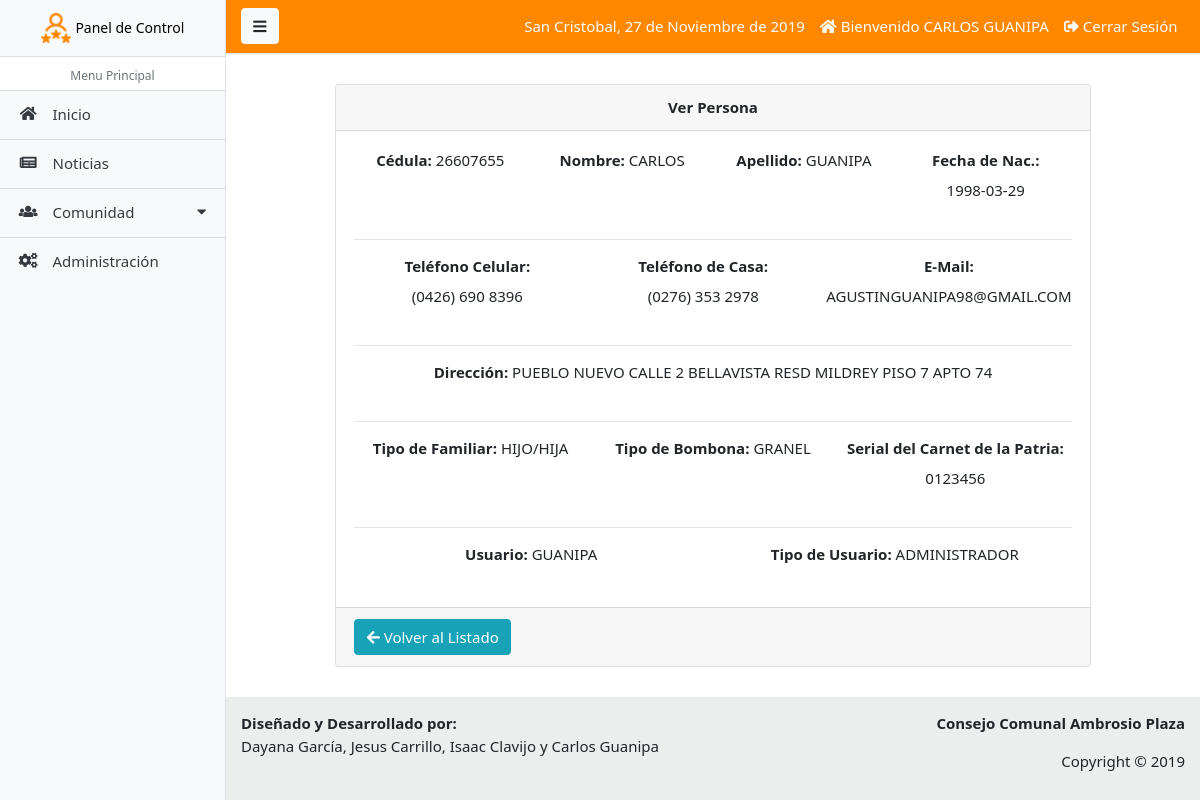
The page /paginas/persona_ver.php?id=1 (signed in) on the database its author committed.
### tables this page shows
CREATE TABLE IF NOT EXISTS `tab_per` (
  `ident_per` INT NOT NULL AUTO_INCREMENT,
  `cedul_per` INT(11) NULL,
  `nombr_per` VARCHAR(45) NULL,
  `apeli_per` VARCHAR(45) NULL,
  `fecna_per` DATE NULL,
  `telem_per` VARCHAR(45) NULL,
  `telec_per` VARCHAR(45) NULL,
  `email_per` VARCHAR(45) NULL,
  `direc_per` VARCHAR(200) NULL,
  `tifam_per` VARCHAR(45) NULL,
  `tibom_per` VARCHAR(45) NULL,
  `seria_per` VARCHAR(45) NULL,
  `usuar_per` VARCHAR(45) NULL,
  `contr_per` VARCHAR(45) NULL,
  `statu_per` CHAR(1) NULL,
  `ident_tip` INT NOT NULL,
  `ident_fam` INT NOT NULL,
  PRIMARY KEY (`ident_per`),
  INDEX `fk_tab_per_tab_tip1_idx` (`ident_tip` ASC),
  INDEX `fk_tab_per_tab_fam1_idx` (`ident_fam` ASC),
  CONSTRAINT `fk_tab_per_tab_tip1`
    FOREIGN KEY (`ident_tip`)
    REFERENCES `tab_tip` (`ident_tip`)
    ON DELETE NO ACTION
    ON UPDATE NO ACTION,
  CONSTRAINT `fk_tab_per_tab_fam1`
    FOREIGN KEY (`ident_fam`)
    REFERENCES `tab_fam` (`ident_fam`)
    ON DELETE NO ACTION
    ON UPDATE NO ACTION);

CREATE TABLE IF NOT EXISTS `tab_tip` (
  `ident_tip` INT NOT NULL AUTO_INCREMENT,
  `nombr_tip` VARCHAR(45) NULL,
  PRIMARY KEY (`ident_tip`));

### paginas/includes/funciones.php (called while the page is built, shortened)
<?php
	function fechaC(){
		$mes = array("",
			"Enero",
		  "Febrero",
		  "Marzo",
		  "Abril",
		  "Mayo",
		  "Junio",
		  "Julio",
		  "Agosto",
		  "Septiembre",
		  "Octubre",
		  "Noviembre",
		  "Diciembre");
		return date('d')." de ". $mes[date('n')] . " de " . date('Y');
	}
 ?>

### paginas/persona_ver.php (the view, shortened to what this page needs)
<?php
  require_once('includes/admin_header.php');
?>
<?php
include 'conexion.php' ;
$id = $_GET['id'];
	$query_per = mysqli_query($conexion,"SELECT u.ident_per,u.cedul_per,u.nombr_per, u.apeli_per, u.fecna_per, u.telem_per, u.telec_per, u.email_per, u.direc_per, u.tifam_per, u.tibom_per, u.seria_per, u.usuar_per, r.ident_tip, r.nombr_tip FROM tab_per u INNER JOIN tab_tip r ON u.ident_tip = r.ident_tip WHERE ident_per = '$id' AND statu_per = 1");
$result_per = mysqli_num_rows($query_per);
if ($result_per == 0)
{
	header('location: persona_lista.php');
}else{
	$data_per = mysqli_fetch_array($query_per);
	$cedul_per = $data_per['cedul_per'];
	$nombr_per = $data_per['nombr_per'];
	$apeli_per = $data_per['apeli_per'];
	$fecna_per = $data_per['fecna_per'];
	$telem_per = $data_per['telem_per'];
	$telec_per = $data_per['telec_per'];
	$email_per = $data_per['email_per'];
	$direc_per = $data_per['direc_per'];
	$tifam_per = $data_per['tifam_per'];
	$tibom_per = $data_per['tibom_per'];
	$seria_per = $data_per['seria_per'];
	$usuar_per = $data_per['usuar_per'];
}
?>
<div class="container col-lg-10">
	<div class="card text-center">
	  <div class="card-header">
	    <b>Ver Persona</b>
	  </div>
		<div class="card-body" class="justify-content-center mx-3 my-1">
		  <div class="form-row">
		  	 <div class="col form-group">
		      <label class="form-label" for="cedul_per"><b>Cédula: </b></label>
		      <label><?php echo $cedul_per; ?></label>
		    </div>
		    <div class="col form-group">
		      <label class="form-label" for="nombr_per"><b>Nombre: </b></label>
		      <label><?php echo $nombr_per; ?></label>
		    </div>
		    <div class="col form-group">
		      <label class="form-label" for="apeli_per"><b>Apellido: </b></label>
		      <label><?php echo $apeli_per; ?></label>
		    </div>
		    <div class="col form-group">
		      <label class="form-label" for="fecna_per"><b>Fecha de Nac.: </b></label>
		      <label><?php echo $fecna_per; ?></label>
		    </div>
		  </div>
		  <hr>
		  <div class="form-row">
		    <div class="col form-group">
		      <label class="form-label" for="telem_per"><b>Teléfono Celular: </b></label>
		      <label><?php echo $telem_per; ?></label>
		    </div>
		    <div class="col form-group">
		      <label class="form-label" for="telec_per"><b>Teléfono de Casa: </b></label>
		      <label><?php echo $telec_per; ?></label>
		    </div>
		    <div class="col form-group">
		      <label class="form-label" for="email_per"><b>E-Mail: </b></label>
		      <label><?php echo $email_per; ?></label>
		    </div>
		  </div>
		  <hr>
		  <div class="form-row">
		    <div class="col form-group">
		      <label class="form-label" for="usuar_per"><b>Dirección: </b></label>
		      <label><?php echo $direc_per; ?></label>
		    </div>
		  </div>
		  <hr>
		  <div class="form-row">
		  	<div class="col form-group">
		      <label class="form-label" for="tifam_per"><b>Tipo de Familiar: </b></label>
		      <label><?php echo $tifam_per; ?></label>
		    </div>
		    <div class="col form-group">
		      <label class="form-label" for="tibom_per"><b>Tipo de Bombona: </b></label>
		      <label><?php echo $tibom_per; ?></label>
		    </div>
		    <div class="col form-group">
		      <label class="form-label" for="seria_per"><b>Serial del Carnet de la Patria: </b></label>
		      <label><?php echo $seria_per; ?></label>
		    </div>
		  </div>
		  <hr>
			<div class="form-row">
				<div class="col form-group">
		      <label class="form-label" for="usuar_per"><b>Usuario: </b></label>
		      <label><?php echo $usuar_per; ?></label>
		    </div>
				<div class="col form-group">
		      <label class="form-label" for="ident_tip"><b>Tipo de Usuario: </b></label>
		      <?php
		      	include "conexion.php";
						$query_rol = mysqli_query($conexion,"SELECT t.nombr_tip, p.ident_per, t.ident_tip FROM  tab_per p INNER JOIN tab_tip t ON t.ident_tip = p.ident_tip WHERE p.ident_per = $id");
						$result_rol = mysqli_num_rows($query_rol);
					?>
					<?php
						if ($result_rol > 0) {
						while ($rol = mysqli_fetch_array($query_rol)) {?>
		      	<label><?php echo $rol['nombr_tip'];?></label>
		      	<?php
						}
						}
						?>
		    </div>
			</div>
		</div>
		<div class="card-footer">
           <a href="persona_lista.php" class="btn btn-info float-left"><i class="fa fa-arrow-left"></i> Volver al Listado</a>
				</div>
	</div>
</div>
<?php require_once('includes/admin_footer.php');  ?>

### paginas/includes/admin_header.php (shortened to what this page needs)
<?php
  require_once ("includes/funciones.php");
?>
<!DOCTYPE html>
<html lang="es">
<head>
  <link rel="stylesheet" type="text/css" href="../css/estilos.css">
  <link rel="stylesheet" type="text/css" href="../css/estilos_admin.css">
  <link rel="stylesheet" type="text/css" href="../css/estilos_crud.css">
  <link rel="stylesheet" type="text/css" href="../css/foto.css">
  <link href="../libs/startbootstrap-simple-sidebar-gh-pages/css/simple-sidebar.css" rel="stylesheet">
  <link href="../libs/startbootstrap-simple-sidebar-gh-pages/vendor/bootstrap/css/bootstrap.min.css" rel="stylesheet">
  <link rel="stylesheet" href="../libs/bootstrap-4.1.3-dist/css/bootstrap.min.css"/>
  <link href="../libs/bootstrap-ecommerce-uikit/ui-ecommerce/css/bootstrap.css" rel="stylesheet" type="text/css"/>
  <link href="../libs/bootstrap-ecommerce-uikit/ui-ecommerce/fonts/fontawesome/css/fontawesome-all.min.css" type="text/css" rel="stylesheet">
  <link href="../libs/bootstrap-ecommerce-uikit/ui-ecommerce/plugins/owlcarousel/assets/owl.carousel.min.css" rel="stylesheet">
  <link href="../libs/bootstrap-ecommerce-uikit/ui-ecommerce/plugins/owlcarousel/assets/owl.theme.default.css" rel="stylesheet">
  <link href="../libs/bootstrap-ecommerce-uikit/ui-ecommerce/css/ui.css" rel="stylesheet" type="text/css"/>
  <link href="../libs/bootstrap-ecommerce-uikit/ui-ecommerce/css/responsive.css" rel="stylesheet" media="only screen and (max-width: 1200px)"/>
</head>
<body>
<div class="d-flex" id="wrapper">
    <div class="bg-light border-right" id="sidebar-wrapper">
      <div class="sidebar-heading" align="center">
        <a href="admin_panel.php" style="text-decoration: none;">
          <img src="../imagen/logo-cc-color.png" width="30" height="30" class="d-inline-block align-top" alt="">
          <span class="menu-collapsed" style="color: #000000; font-size: 14px;">Panel de Control</span>
        </a>
      </div>
      <div class="list-group list-group-flush">
        <ul class="list-group">
          <li class="list-group-item sidebar-separator-title text-muted d-flex align-items-center menu-collapsed justify-content-center">
              <small>Menu Principal</small>
          </li>
          <a href="admin_panel.php" aria-expanded="false" class="bg-light text-dark list-group-item list-group-item-action flex-column align-items-start tamano-elemento-sidebar">
            <div class="d-flex w-100 justify-content-start align-items-center">
                <span class="fa fa-home fa-fw mr-3"></span>
                <span class="menu-collapsed">Inicio</span>
            </div>
          </a>
          <a href="noticia_lista.php" aria-expanded="false" class="bg-light text-dark list-group-item list-group-item-action flex-column align-items-start tamano-elemento-sidebar">
            <div class="d-flex w-100 justify-content-start align-items-center">
                <span class="fa fa-newspaper fa-fw mr-3"></span>
                <span class="menu-collapsed">Noticias</span>
            </div>
          </a>
          <a href="#submenu1" data-toggle="collapse" aria-expanded="false" class="bg-light text-dark list-group-item list-group-item-action flex-column align-items-start tamano-elemento-sidebar">
              <div class="d-flex w-100 justify-content-start align-items-center">
                <span class="fa fa-users fa-fw mr-3"></span>
                <span class="menu-collapsed">Comunidad</span>
                <span class="fa fa-caret-down ml-auto"></span>
              </div>
          </a>
          <a href="#" aria-expanded="false" class="bg-light text-dark list-group-item list-group-item-action flex-column align-items-start tamano-elemento-sidebar">
            <div class="d-flex w-100 justify-content-start align-items-center">
                <span class="fa fa-cogs fa-fw mr-3"></span>
                <span class="menu-collapsed">Administración</span>
            </div>
          </a>
        </ul>
      </div>
    </div>
    <div id="page-content-wrapper">
      <nav class="navbar navbar-expand-lg navbar-light border-bottom deep-orange">
        <button class="btn btn-light" id="menu-toggle"><i class="fa fa-bars"></i></button>
        <div class="collapse navbar-collapse" id="navbarSupportedContent">
          <ul class="navbar-nav ml-auto mt-2 mt-lg-0">
            <?php  if (isset($_SESSION['active'])) : ?>
              <li class="nav-item active">
                <a class="nav-link" style="color: #FFFFFF;">San Cristobal, <?php echo fechaC(); ?></a>
              </li>
              <li class="nav-item active">
                <a class="nav-link" href="../index.php" style="color: #FFFFFF;"><i class="fa fa-home"></i> Bienvenido <?php echo $_SESSION['nombr_per']; ?> <?php echo $_SESSION['apeli_per']; ?></a>
              </li>
              <li class="nav-item active">
                <a class="nav-link" href="usuario_salir.php" style="color: #FFFFFF;"><i class="fa fa-sign-out-alt"></i> Cerrar Sesión</a>
              </li>
            <?php endif ?>
          </ul>
        </div>
      </nav>
      <div class="container-fluid panel">

### paginas/includes/admin_footer.php (shortened to what this page needs)
      </div>
      <footer class="sticky-footer section-footer bg2">
        <div class="container my-auto">
          <section class="footer-bottom row">
            <div class="col-sm-6">
              <p><b>Diseñado y Desarrollado por: </b><br>Dayana García, Jesus Carrillo, Isaac Clavijo y Carlos Guanipa</p>
            </div>
            <div class="col-sm-6">
              <p class="text-sm-right"><b>Consejo Comunal Ambrosio Plaza</b></p>
              <p class="text-sm-right">Copyright &copy 2019<br>
              </p>
            </div>
          </section>
      </footer>
    </div>
  </div>
</body>
</html>

### css/estilos.css (style rules this page uses)
.deep-orange { background-color: #FF8800; }

### css/estilos_admin.css (style rules this page uses)
.panel { padding: 30px; }
.tamano-elemento-sidebar { height: 50px; }
.sidebar-separator-title { background-color: #ECECEC; height: 35px; }

### css/estilos_crud.css (style rules this page uses)
body { color: #566787; background: #f5f5f5; font-family: 'Varela Round', sans-serif; font-size: 13px; }

### rows shown on the page
tab_per: cedul_per "26607655", nombr_per "CARLOS", apeli_per "GUANIPA", fecna_per "1998-03-29", telem_per "(0426) 690 8396", telec_per "(0276) 353 2978", email_per "AGUSTINGUANIPA98@GMAIL.COM", direc_per "PUEBLO NUEVO CALLE 2 BELLAVISTA RESD MILDREY PISO 7 APTO 74", tifam_per "HIJO/HIJA", tibom_per "GRANEL", seria_per "0123456", usuar_per "GUANIPA", ident_tip.nombr_tip "ADMINISTRADOR"

### other values the page prints
fechaC() "27 de Noviembre de 2019"
$_SESSION['nombr_per'] "CARLOS"
$_SESSION['apeli_per'] "GUANIPA"
